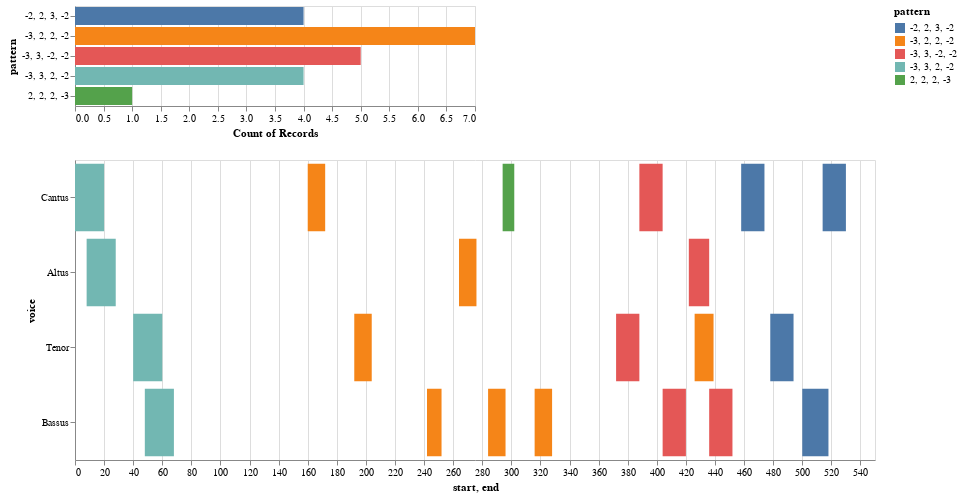

The code cell stored with this chart in its notebook:
### Markdown cell above
### Mass Movement Heatmap

### Code cell
## Use this for the Mass Movement Heatmap

nr = mass_movement.notes(combineUnisons=True) 
mel = mass_movement.melodic(df=nr, kind='d', compound=True, unit=0, end=False)
mel_ngrams = mass_movement.ngrams(df=mel, n=4)
entry_ngrams = mass_movement.entries(df=mel, n=4)
mel_ngrams_duration = mass_movement.durations(df=mel, n=4, mask_df=entry_ngrams)
viz.plot_ngrams_heatmap(entry_ngrams, mel_ngrams_duration, selected_patterns=shared_entries, voices=[])

### Figure 1 — Vega-Lite specification as saved in the notebook (floating-point values rounded to 4 significant figures)
{"config": {"view": {"continuousWidth": 400, "continuousHeight": 300}}, "vconcat": [{"mark": "bar", "encoding": {"color": {"type": "nominal", "field": "pattern"}, "opacity": {"condition": {"value": 1, "selection": "selector002"}, "value": 0.2}, "x": {"type": "nominal", "aggregate": "count", "field": "pattern"}, "y": {"type": "nominal", "field": "pattern"}}, "selection": {"selector002": {"type": "multi", "fields": ["pattern"]}}}, {"mark": "bar", "encoding": {"color": {"type": "nominal", "field": "pattern"}, "opacity": {"condition": {"value": 1, "selection": "selector002"}, "value": 0.2}, "tooltip": [{"type": "quantitative", "field": "start"}, {"type": "quantitative", "field": "end"}, {"type": "nominal", "field": "pattern"}], "x": {"type": "quantitative", "field": "start"}, "x2": {"field": "end"}, "y": {"type": "nominal", "field": "voice", "sort": null}}, "height": 300, "selection": {"selector002": {"type": "multi", "fields": ["pattern"]}}, "width": 800}], "data": {"name": "data-b1b4b0c7c48695aa7927d5690de73396"}, "$schema": "https://vega.github.io/schema/vega-lite/v4.8.1.json", "datasets": {"data-b1b4b0c7c48695aa7927d5690de73396": [{"start": 0.0, "voice": "Cantus", "pattern": "-3, 3, 2, -2", "end": 20.0}, {"start": 160.0, "voice": "Cantus", "pattern": "-3, 2, 2, -2", "end": 172.0}, {"start": 294.0, "voice": "Cantus", "pattern": "2, 2, 2, -3", "end": 302.0}, {"start": 388.0, "voice": "Cantus", "pattern": "-3, 3, -2, -2", "end": 404.0}, {"start": 458.0, "voice": "Cantus", "pattern": "-2, 2, 3, -2", "end": 474.0}, {"start": 514.0, "voice": "Cantus", "pattern": "-2, 2, 3, -2", "end": 530.0}, {"start": 8.0, "voice": "Altus", "pattern": "-3, 3, 2, -2", "end": 28.0}, {"start": 264.0, "voice": "Altus", "pattern": "-3, 2, 2, -2", "end": 276.0}, {"start": 422.0, "voice": "Altus", "pattern": "-3, 3, -2, -2", "end": 436.0}, {"start": 40.0, "voice": "Tenor", "pattern": "-3, 3, 2, -2", "end": 60.0}, {"start": 192.0, "voice": "Tenor", "pattern": "-3, 2, 2, -2", "end": 204.0}, {"start": 372.0, "voice": "Tenor", "pattern": "-3, 3, -2, -2", "end": 388.0}, {"start": 426.0, "voice": "Tenor", "pattern": "-3, 2, 2, -2", "end": 439.0}, {"start": 478.0, "voice": "Tenor", "pattern": "-2, 2, 3, -2", "end": 494.0}, {"start": 48.0, "voice": "Bassus", "pattern": "-3, 3, 2, -2", "end": 68.0}, {"start": 242.0, "voice": "Bassus", "pattern": "-3, 2, 2, -2", "end": 252.0}, {"start": 284.0, "voice": "Bassus", "pattern": "-3, 2, 2, -2", "end": 296.0}, {"start": 316.0, "voice": "Bassus", "pattern": "-3, 2, 2, -2", "end": 328.0}, {"start": 404.0, "voice": "Bassus", "pattern": "-3, 3, -2, -2", "end": 420.0}, {"start": 436.0, "voice": "Bassus", "pattern": "-3, 3, -2, -2", "end": 452.0}, {"start": 500.0, "voice": "Bassus", "pattern": "-2, 2, 3, -2", "end": 518.0}]}}
